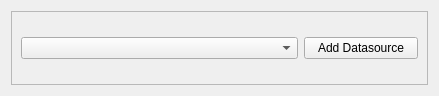
<?xml version="1.0" encoding="UTF-8"?>
<ui version="4.0">
 <class>DatasourceSelectionWidget</class>
 <widget class="QWidget" name="DatasourceSelectionWidget">
  <property name="geometry">
   <rect>
    <x>0</x>
    <y>0</y>
    <width>439</width>
    <height>96</height>
   </rect>
  </property>
  <property name="windowTitle">
   <string>Form</string>
  </property>
  <layout class="QGridLayout" name="gridLayout_2">
   <item row="0" column="0">
    <widget class="QScrollArea" name="scrollArea">
     <property name="maximumSize">
      <size>
       <width>16777215</width>
       <height>84</height>
      </size>
     </property>
     <property name="widgetResizable">
      <bool>true</bool>
     </property>
     <widget class="QWidget" name="scrollAreaWidgetContents">
      <property name="geometry">
       <rect>
        <x>0</x>
        <y>0</y>
        <width>423</width>
        <height>80</height>
       </rect>
      </property>
      <layout class="QGridLayout" name="gridLayout">
       <item row="0" column="0">
        <widget class="QComboBox" name="datasourceComboBox"/>
       </item>
       <item row="0" column="1">
        <widget class="QPushButton" name="addSourcePushButton">
         <property name="maximumSize">
          <size>
           <width>114</width>
           <height>34</height>
          </size>
         </property>
         <property name="text">
          <string>Add Datasource</string>
         </property>
        </widget>
       </item>
      </layout>
     </widget>
    </widget>
   </item>
  </layout>
 </widget>
 <resources/>
 <connections/>
</ui>
